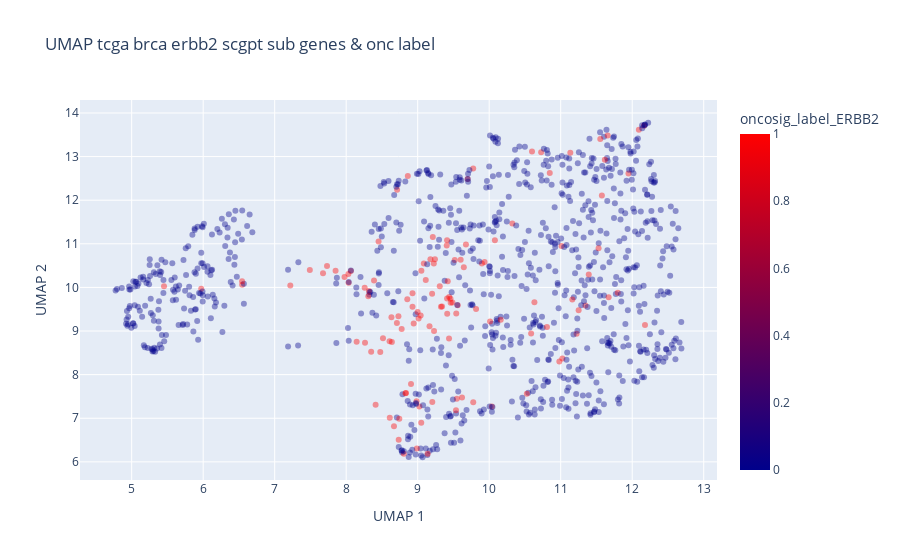

Here is the notebook cell this chart was saved with:
### Code cell
# Create a Plotly figure
fig = px.scatter(umap_df, x='UMAP 1', y='UMAP 2', color='oncosig_label_ERBB2',
                 color_continuous_scale=['darkblue', 'red'],
                 title=plt_title,
                 labels={'Label': 'Oncosig Labels'},
                 opacity=0.4)

# Update layout
fig.update_layout(legend_title_text='Oncosig Labels',
                  xaxis_title='UMAP 1',
                  yaxis_title='UMAP 2')

# Show the plot
fig.show()

### Figure 1 — Plotly figure (JSON) as saved in the notebook; plotly's stock layout.template omitted (floating-point values rounded to 4 significant figures; data arrays with more than 128 entries replaced by an {"elided": "..."} marker saying what was removed)
{"data": [{"hovertemplate": "UMAP 1=%{x}<br>UMAP 2=%{y}<br>oncosig_label_ERBB2=%{marker.color}<extra></extra>", "legendgroup": "", "marker": {"color": {"elided": "949 int values"}, "coloraxis": "coloraxis", "opacity": 0.4, "symbol": "circle"}, "mode": "markers", "name": "", "orientation": "v", "showlegend": false, "x": {"elided": "949 float values"}, "xaxis": "x", "y": {"elided": "949 float values"}, "yaxis": "y", "type": "scatter"}], "layout": {"xaxis": {"anchor": "y", "domain": [0.0, 1.0], "title": {"text": "UMAP 1"}}, "yaxis": {"anchor": "x", "domain": [0.0, 1.0], "title": {"text": "UMAP 2"}}, "coloraxis": {"colorbar": {"title": {"text": "oncosig_label_ERBB2"}}, "colorscale": [[0.0, "darkblue"], [1.0, "red"]]}, "legend": {"tracegroupgap": 0, "title": {"text": "Oncosig Labels"}}, "title": {"text": "UMAP tcga brca erbb2 scgpt sub genes & onc label"}}}
